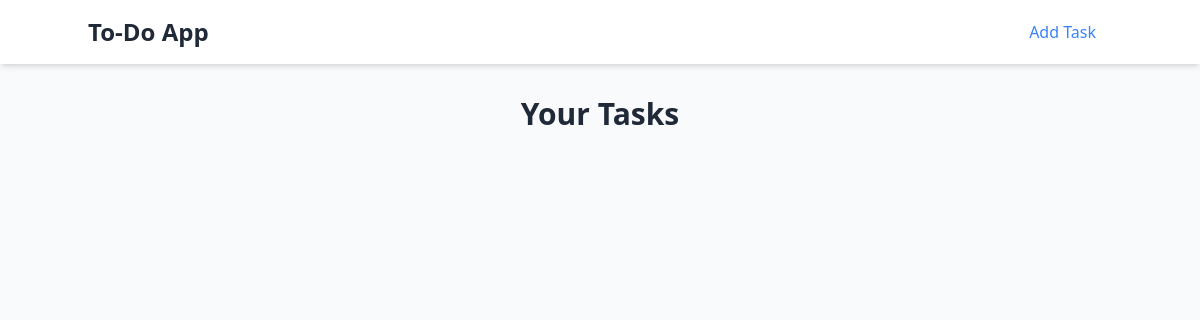
Page / (signed in) on the earlier database version.
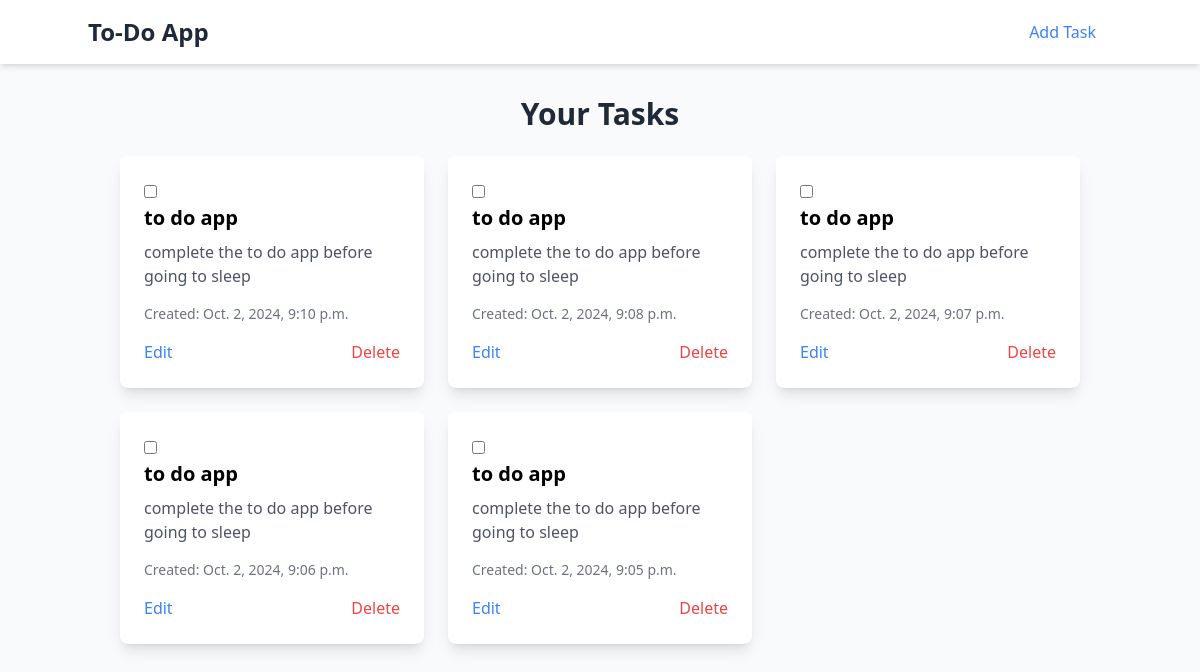
Same page on the later database version.
### tasks/models.py (models this page shows, shortened)
class Tasks(models.Model):
    name = models.CharField(max_length=200)
    description = models.TextField(blank=True)
    completed = models.BooleanField(default=False)
    created_at = models.DateTimeField(auto_now_add=True)
    user = models.ForeignKey(User, on_delete=models.CASCADE)

### tasks/views.py (the view)
# urls.py: path('', views.TaskList, name="index"),
def TaskList(request):
    tasks = Tasks.objects.filter(user=request.user).order_by("-created_at")
    context = {
        "tasks": tasks
    }
    return render(request, 'tasks/task_list.html', context)

### templates/tasks/task_list.html
{% extends 'partials/base.html' %}
{% block content %}
<h2 class="text-center text-3xl font-bold mb-6 text-gray-800">Your Tasks</h2>
<div class="grid grid-cols-1 md:grid-cols-2 lg:grid-cols-3 gap-6">
    {% for task in tasks %}
    <div class="bg-white rounded-lg shadow-lg p-6">
        <input type="checkbox" onchange="document.location.href='{% url 'tasks:task-toggle' task.pk %}'" {% if task.completed %}checked{% endif %}>
       <a href="{%url 'tasks:task-detail' task.pk%}"> <h3 class="text-xl font-semibold mb-2">{{ task.name }}</a></h3>
        <p class="text-gray-600 mb-4">{{ task.description }}</p>
        <p class="text-sm text-gray-500">Created: {{ task.created_at }}</p>
        <div class="flex justify-between mt-4">
            <a href="{% url 'tasks:task-update' task.pk %}" class="text-blue-500 hover:text-blue-700">Edit</a>
            <a href="{% url 'tasks:task-delete' task.pk %}" class="text-red-500 hover:text-red-700">Delete</a>
        </div>
    </div>
    {% endfor %}
</div>
{% endblock %}

### templates/partials/base.html (shortened to what this page needs)
<!DOCTYPE html>
<html lang="en">
<head>
    <script src="https://cdn.tailwindcss.com"></script>
    <link rel="stylesheet" href="https://cdnjs.cloudflare.com/ajax/libs/font-awesome/6.0.0-beta3/css/all.min.css">
</head>
<body class="bg-gray-50 min-h-screen">
    <nav class="bg-white shadow-md p-4">
        <div class="container mx-auto flex justify-between items-center">
            <a href="{% url 'tasks:index' %}" class="text-2xl font-bold text-gray-800">To-Do App</a>
            <div>
                <a href="{% url 'tasks:task-create' %}" class="text-blue-500 hover:text-blue-700 px-4">Add Task</a>
            </div>
        </div>
    </nav>
    <div class="container mx-auto p-8">
        {% block content %}
        {% endblock %}
    </div>
</body>
</html>

Differences in the rows shown:
added Tasks: name "to do app", description "complete the to do app before going to sleep", created_at "Oct. 2, 2024, 9:10 p.m."
added Tasks: name "to do app", description "complete the to do app before going to sleep", created_at "Oct. 2, 2024, 9:08 p.m."
added Tasks: name "to do app", description "complete the to do app before going to sleep", created_at "Oct. 2, 2024, 9:07 p.m."
added Tasks: name "to do app", description "complete the to do app before going to sleep", created_at "Oct. 2, 2024, 9:06 p.m."
added Tasks: name "to do app", description "complete the to do app before going to sleep", created_at "Oct. 2, 2024, 9:05 p.m."
